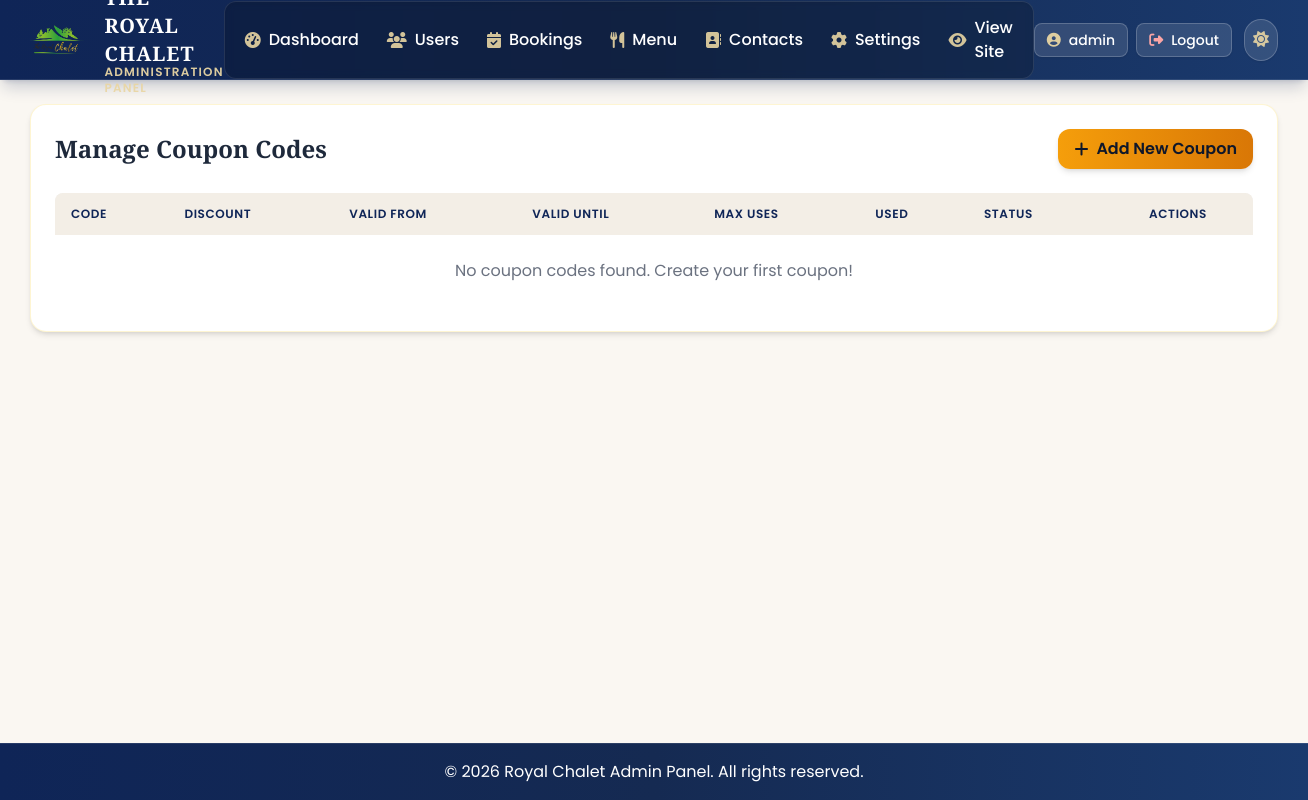
Page /admin/coupons (signed in) on the earlier database version.
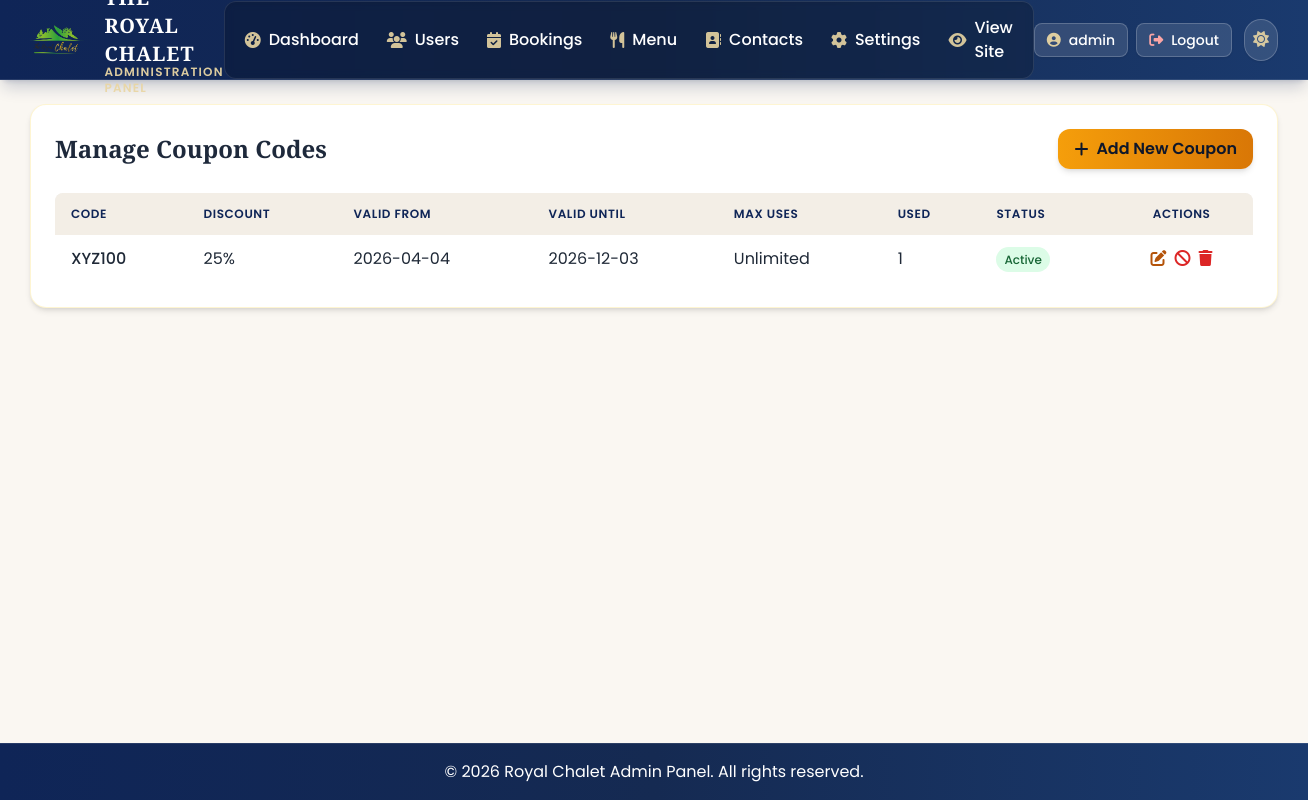
Same page on the later database version.
### models.py (models this page shows, shortened)
class User(UserMixin, db.Model):
    id = db.Column(db.Integer, primary_key=True)
    username = db.Column(db.String(80), unique=True, nullable=False)
    email = db.Column(db.String(120), unique=True, nullable=False)
    password_hash = db.Column(db.String(128), nullable=False)
    is_admin = db.Column(db.Boolean, default=False)
    phone = db.Column(db.String(15))
    address = db.Column(db.Text)
    created_at = db.Column(db.DateTime, default=lambda: datetime.now(timezone.utc))
    last_login = db.Column(db.DateTime)
    bookings = db.relationship('Booking', backref='user', lazy=True)
    orders = db.relationship('FoodOrder', backref='user', lazy=True)
    reviews = db.relationship('Review', backref='user', lazy=True)

class Coupon(db.Model):
    id = db.Column(db.Integer, primary_key=True)
    code = db.Column(db.String(20), unique=True, nullable=False)
    discount_percentage = db.Column(db.Integer, nullable=False)
    discount_type = db.Column(db.String(20), nullable=False, default='percentage') # percentage, fixed
    discount_value = db.Column(db.Integer, nullable=False, default=0) # Used if discount_type is 'fixed'
    valid_from = db.Column(db.DateTime, nullable=False)
    valid_until = db.Column(db.DateTime, nullable=False)
    max_uses = db.Column(db.Integer, nullable=True)
    times_used = db.Column(db.Integer, default=0)
    is_active = db.Column(db.Boolean, default=True)
    description = db.Column(db.Text, nullable=True)
    created_at = db.Column(db.DateTime, default=lambda: datetime.now(timezone.utc))

### app.py (the view)
@app.route('/admin/coupons')
@login_required
@admin_required
def admin_coupons():
    coupons = Coupon.query.all()
    current_date = datetime.now().date()
    return render_template('admin/admin_coupons.html', coupons=coupons, current_date=current_date)

### app.py (called while the page is built)
def admin_required(f):
    @wraps(f)
    def decorated_function(*args, **kwargs):
        if not current_user.is_admin:
            flash('You need to be an admin to access this page.', 'danger')
            return redirect(url_for('index'))
        return f(*args, **kwargs)
    return decorated_function

@app.context_processor
def inject_now():
    return {'now': datetime.now()}

@app.template_filter('coupon_as_date')
def coupon_as_date(value):
    if value is None:
        return None
    if isinstance(value, datetime):
        return value.date()
    if isinstance(value, date):
        return value
    return value

@app.context_processor
def inject_settings():
    settings = {}
    try:
        for setting in VillaSettings.query.all():
            settings[setting.setting_key] = setting.setting_value
    except:
        pass
    return {'villa_settings': settings}

@login_manager.user_loader
def load_user(user_id):
    return User.query.get(int(user_id))

@app.after_request
def add_header(response):
    if 'Cache-Control' not in response.headers:
        response.headers['Cache-Control'] = 'public, max-age=31536000'
    return response

### templates/admin/admin_coupons.html (shortened to what this page needs)
{% extends 'admin/admin_base.html' %}
{% block content %}
<div class="bg-white dark:bg-slate-900 shadow-md rounded-2xl border border-amber-100/80 dark:border-slate-700 p-6">
  <div class="flex justify-between items-center mb-6">
    <h1 class="text-2xl font-bold text-slate-800 dark:text-white" style="font-family: 'Playfair Display', serif;">Manage Coupon Codes</h1>
    <a href="{{ url_for('admin_add_coupon') }}" class="bg-gradient-to-r from-amber-500 to-amber-600 hover:from-amber-400 hover:to-amber-500 text-slate-900 font-semibold px-4 py-2 rounded-xl flex items-center shadow-md">
      <i class="fas fa-plus mr-2"></i>Add New Coupon
    </a>
  </div>
  <div class="overflow-x-auto">
    <table class="min-w-full bg-white dark:bg-gray-800 rounded-lg overflow-hidden">
      <thead class="bg-gray-100 dark:bg-gray-700">
        <tr>
          <th class="py-3 px-4 text-left text-gray-700 dark:text-gray-300 font-semibold">Code</th>
          <th class="py-3 px-4 text-left text-gray-700 dark:text-gray-300 font-semibold">Discount</th>
          <th class="py-3 px-4 text-left text-gray-700 dark:text-gray-300 font-semibold">Valid From</th>
          <th class="py-3 px-4 text-left text-gray-700 dark:text-gray-300 font-semibold">Valid Until</th>
          <th class="py-3 px-4 text-left text-gray-700 dark:text-gray-300 font-semibold">Max Uses</th>
          <th class="py-3 px-4 text-left text-gray-700 dark:text-gray-300 font-semibold">Used</th>
          <th class="py-3 px-4 text-left text-gray-700 dark:text-gray-300 font-semibold">Status</th>
          <th class="py-3 px-4 text-center text-gray-700 dark:text-gray-300 font-semibold">Actions</th>
        </tr>
      </thead>
      <tbody class="divide-y divide-gray-200 dark:divide-gray-700">
        {% for coupon in coupons %}
        <tr class="hover:bg-gray-50 dark:hover:bg-gray-700">
          <td class="py-3 px-4 text-gray-800 dark:text-gray-300 font-medium">{{ coupon.code }}</td>
          <td class="py-3 px-4 text-gray-800 dark:text-gray-300">
            {% if coupon.discount_type == 'percentage' %}
              {{ coupon.discount_percentage }}%
            {% else %}
              ₹{{ coupon.discount_value|int|format_number }}
            {% endif %}
          </td>
          <td class="py-3 px-4 text-gray-800 dark:text-gray-300">{{ (coupon.valid_from|coupon_as_date).strftime('%Y-%m-%d') if coupon.valid_from else '—' }}</td>
          <td class="py-3 px-4 text-gray-800 dark:text-gray-300">{{ (coupon.valid_until|coupon_as_date).strftime('%Y-%m-%d') if coupon.valid_until else '—' }}</td>
          <td class="py-3 px-4 text-gray-800 dark:text-gray-300">{{ coupon.max_uses if coupon.max_uses else 'Unlimited' }}</td>
          <td class="py-3 px-4 text-gray-800 dark:text-gray-300">{{ coupon.times_used|default(0) }}</td>
          <td class="py-3 px-4">
            {% if coupon.is_active and coupon.valid_until and (coupon.valid_until|coupon_as_date) >= current_date %}
              <span class="px-2 py-1 bg-green-100 text-green-800 dark:bg-green-900 dark:text-green-300 rounded-full text-xs font-medium">Active</span>
            {% else %}
              <span class="px-2 py-1 bg-red-100 text-red-800 dark:bg-red-900 dark:text-red-300 rounded-full text-xs font-medium">Inactive</span>
            {% endif %}
          </td>
          <td class="py-3 px-4 text-center">
            <div class="flex justify-center space-x-2">
              <a href="{{ url_for('admin_edit_coupon', coupon_id=coupon.id) }}" class="text-amber-700 hover:text-amber-900 dark:text-amber-400 dark:hover:text-amber-300" title="Edit">
                <i class="fas fa-edit"></i>
              </a>
              <form action="{{ url_for('admin_toggle_coupon', coupon_id=coupon.id) }}" method="POST" class="inline">
                {% if coupon.is_active %}
                <button type="submit" class="text-red-600 hover:text-red-800 dark:text-red-400 dark:hover:text-red-300" title="Deactivate">
                  <i class="fas fa-ban"></i>
                </button>
                {% else %}
                <button type="submit" class="text-green-600 hover:text-green-800 dark:text-green-400 dark:hover:text-green-300" title="Activate">
                  <i class="fas fa-check-circle"></i>
                </button>
                {% endif %}
              </form>
              <button type="button" class="js-delete-coupon text-red-600 hover:text-red-800 dark:text-red-400 dark:hover:text-red-300" data-coupon-id="{{ coupon.id }}" title="Delete">
                <i class="fas fa-trash"></i>
              </button>
            </div>
          </td>
        </tr>
        {% else %}
        <tr>
          <td colspan="8" class="py-6 text-center text-gray-500 dark:text-gray-400">No coupon codes found. Create your first coupon!</td>
        </tr>
        {% endfor %}
      </tbody>
    </table>
  </div>
</div>
{% endblock %}

### templates/admin/admin_base.html (shortened to what this page needs)
<!DOCTYPE html>
<html lang="en">
<head>
    <script src="https://cdn.tailwindcss.com"></script>
    <link rel="stylesheet" href="{{ url_for('static', filename='css/styles.min.css') }}">
    <link rel="stylesheet" href="https://unpkg.com/aos@2.3.1/dist/aos.css" />
    <link rel="stylesheet" href="https://cdnjs.cloudflare.com/ajax/libs/font-awesome/6.4.0/css/all.min.css">
</head>
<body class="bg-royal-cream dark:bg-dark-bg text-slate-800 dark:text-slate-100 transition-colors duration-300 min-h-screen flex flex-col font-poppins">
    <nav class="bg-gradient-to-r from-royal-navy via-royal-navy-mid to-[#1a3a6e] shadow-lg shadow-royal-navy/20 transition-colors duration-300 sticky top-0 z-50 header-nav border-b border-white/10">
        <div class="container mx-auto flex justify-between items-center px-4 h-full">
            <a href="/admin/dashboard" class="flex items-center gap-3 group">
                <div class="logo-container mr-2">
                    <img src="{{ url_for('static', filename='Rc.png') }}"
                         alt="Royal Chalet Logo"
                         class="h-full w-auto object-contain">
                </div>
                <div class="flex flex-col">
                    <span class="text-xl font-bold text-white tracking-tight brand-text" style="font-family: 'Playfair Display', serif;">THE ROYAL CHALET</span>
                    <span class="text-xs font-semibold tracking-widest uppercase -mt-1 brand-subtext">Administration Panel</span>
                </div>
            </a>
            <div class="hidden md:flex items-center gap-1 bg-black/20 rounded-xl px-2 py-1.5 shadow-inner border border-white/10 backdrop-blur-sm">
                <a href="/admin/dashboard" class="px-3 py-2 rounded-lg hover:bg-white/10 transition-all duration-300 flex items-center gap-2 text-sm md:text-base font-medium text-white nav-link">
                    <i class="fas fa-tachometer-alt text-royal-gold-light nav-icon opacity-90"></i>
                    <span>Dashboard</span>
                </a>
                <a href="/admin/users" class="px-3 py-2 rounded-lg hover:bg-white/10 transition-all duration-300 flex items-center gap-2 text-sm md:text-base font-medium text-white nav-link">
                    <i class="fas fa-users text-royal-gold-light nav-icon opacity-90"></i>
                    <span>Users</span>
                </a>
                <a href="/admin/bookings" class="px-3 py-2 rounded-lg hover:bg-white/10 transition-all duration-300 flex items-center gap-2 text-sm md:text-base font-medium text-white nav-link">
                    <i class="fas fa-calendar-check text-royal-gold-light nav-icon opacity-90"></i>
                    <span>Bookings</span>
                </a>
                <a href="/admin/menu" class="px-3 py-2 rounded-lg hover:bg-white/10 transition-all duration-300 flex items-center gap-2 text-sm md:text-base font-medium text-white nav-link">
                    <i class="fas fa-utensils text-royal-gold-light nav-icon opacity-90"></i>
                    <span>Menu</span>
                </a>
                <a href="/admin/contacts" class="px-3 py-2 rounded-lg hover:bg-white/10 transition-all duration-300 flex items-center gap-2 text-sm md:text-base font-medium text-white nav-link">
                    <i class="fas fa-address-book text-royal-gold-light nav-icon opacity-90"></i>
                    <span>Contacts</span>
                </a>
                <a href="/admin/settings" class="px-3 py-2 rounded-lg hover:bg-white/10 transition-all duration-300 flex items-center gap-2 text-sm md:text-base font-medium text-white nav-link">
                    <i class="fas fa-cog text-royal-gold-light nav-icon opacity-90"></i>
                    <span>Settings</span>
                </a>
                <a href="/" class="px-3 py-2 rounded-lg hover:bg-white/10 transition-all duration-300 flex items-center gap-2 text-sm md:text-base font-medium text-white nav-link">
                    <i class="fas fa-eye text-royal-gold-light nav-icon opacity-90"></i>
                    <span>View Site</span>
                </a>
            </div>
            <div class="flex items-center gap-2">
                <a href="/profile" class="header-button px-3 py-1.5 rounded-lg flex items-center gap-2 text-sm font-medium">
                    <i class="fas fa-user-circle text-royal-gold-light opacity-95"></i>
                    <span>{{ current_user.username }}</span>
                </a>
                <a href="{{ url_for('logout') }}" class="header-button px-3 py-1.5 rounded-lg flex items-center gap-2 text-sm font-medium" title="Logout">
                    <i class="fas fa-sign-out-alt text-red-300"></i>
                    <span class="hidden lg:inline">Logout</span>
                </a>
                <button id="theme-toggle" class="header-button p-2 rounded-full ml-1" title="Toggle Dark Mode">
                    <i class="fas fa-sun text-royal-gold-light dark:hidden opacity-90" id="sunIcon"></i>
                </button>
            </div>
        </div>
    </nav>
    <main class="flex-1 container mx-auto px-4 py-6 transition-colors duration-300 text-slate-800 dark:text-slate-200">
        {% block content %}{% endblock %}
    </main>
    <footer class="bg-gradient-to-r from-royal-navy via-royal-navy-mid to-[#1a3a6e] text-white py-4 px-6 transition-colors duration-300 border-t border-white/10">
        <div class="container mx-auto text-center">
            <p>&copy; {{ now.year }} Royal Chalet Admin Panel. All rights reserved.</p>
        </div>
    </footer>
</body>
</html>

### templates/admin/admin_base.html (style rules this page uses)
:root { --admin-page-bg: #faf7f2; --admin-surface: #ffffff; --admin-text: #1e293b; --admin-text-muted: #64748b; --admin-border: #e7e5e4; --admin-navy: #0f2557; --admin-navy-mid: #152a52; --admin-gold: #c5a059; --admin-gold-hover: #d4a84b; --admin-emerald: #059669; --admin-table-head-bg: #f3eee6; --admin-table-head-text: #0f2557; --admin-row-alt: #faf7f2; --admin-row-hover: #fff7ed; --admin-sidebar-bg: #0f2557; --admin-sidebar-border: rgba(197, 160, 89, 0.22); --admin-btn-primary: #0f2557; --admin-btn-primary-hover: #1a3a6e; --admin-btn-accent: linear-gradient(135deg, #d97706 0%, #b45309 100%); --admin-shadow-card: 0 4px 14px rgba(15, 37, 87, 0.08); }
body { font-family: 'Poppins', 'Montserrat', 'Raleway', 'Playfair Display', sans-serif; scroll-behavior: smooth; padding: 0 !important; margin: 0; overflow-x: hidden; background-color: var(--admin-page-bg); color: var(--admin-text); }
.header-nav .brand-text { color: #ffffff !important; letter-spacing: 1px; }
.header-nav .brand-subtext { color: rgba(232, 213, 163, 0.95) !important; }
.header-nav .nav-icon { color: #e8d5a3 !important; }
.header-button { background-color: rgba(255, 255, 255, 0.12) !important; border: 1px solid rgba(255, 255, 255, 0.2) !important; color: #ffffff !important; box-shadow: 0 1px 2px rgba(0, 0, 0, 0.08) !important; }
table { border-collapse: separate; border-spacing: 0; width: 100%; border-radius: 0.5rem; overflow: hidden; }
th { background-color: var(--admin-table-head-bg) !important; color: var(--admin-table-head-text) !important; font-weight: 600; text-transform: uppercase; font-size: 0.75rem; letter-spacing: 0.05em; border-color: var(--admin-border) !important; }

Differences in the rows shown:
added Coupon: code "XYZ100", discount_percentage "25", valid_from "2026-04-04", valid_until "2026-12-03", max_uses "Unlimited", times_used "1", is_active "Active"
Other differences:
text no longer shown: "No coupon codes found. Create your first coupon!"
